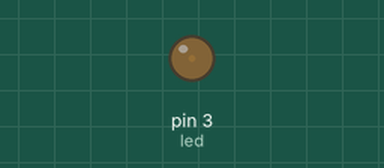
The sketch below on a simulated Arduino Uno, built with avr-gcc and run on an emulated ATmega328P. Shown: output pins drawn as LEDs (lit = HIGH).

Above: at 0.05 s.
At 1.15 s:
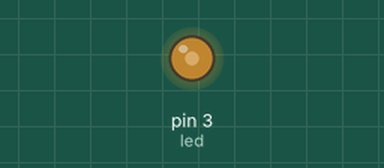
At 2.3 s:
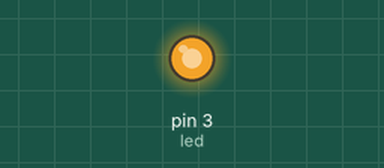
At 4.6 s:
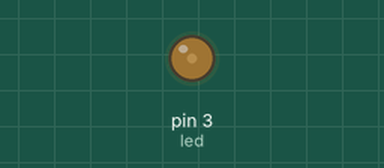
Timing chart, 0 to 6.6 s (numbered marks = the images above):
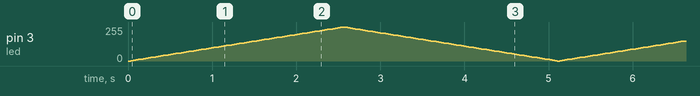

The sketch:

faded_light.ino
```cpp
int led = 3;           // the pin that the LED is attached to
int brightness = 0;    // how bright the LED is
int fadeAmount = 3;    // how many points to fade the LED by

// the setup routine runs once when you press reset:
void setup()  {
  pinMode(led, OUTPUT);
}

void loop()  {
  analogWrite(led, brightness);    //brightness

  // change the brightness for next time through the loop:
  brightness = brightness + fadeAmount;

  // reverse the direction of the fading at the ends of the fade:
  if (brightness == 0 || brightness == 255) {
    fadeAmount = -fadeAmount ;
  }
  delay(30);     // wait the 30 seconds.
}
```
